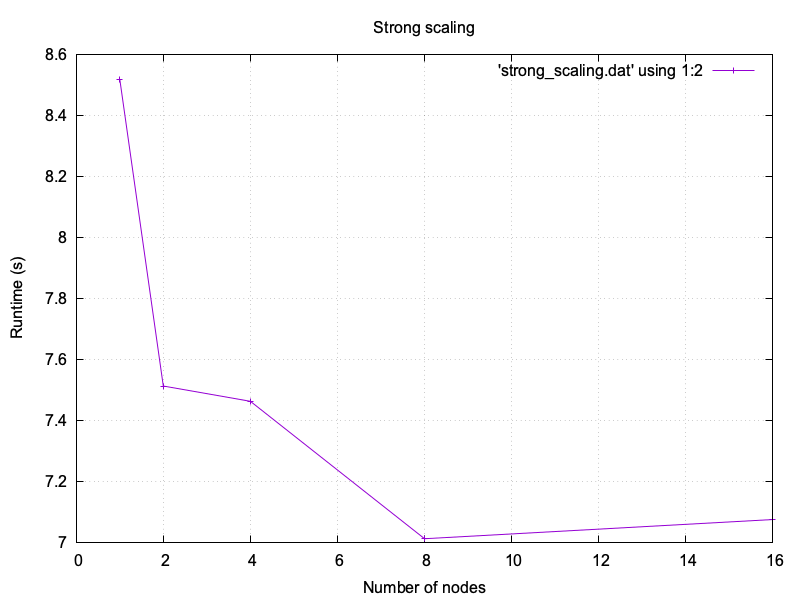

Recreate this plot in gnuplot.
set terminal pngcairo size 800,600 enhanced font 'Arial,12'
set output 'strong_scaling.png'

set title 'Strong scaling'
set xlabel 'Number of nodes'
set ylabel 'Runtime (s)'
set grid

plot 'strong_scaling.dat' using 1:2 with linespoints 
